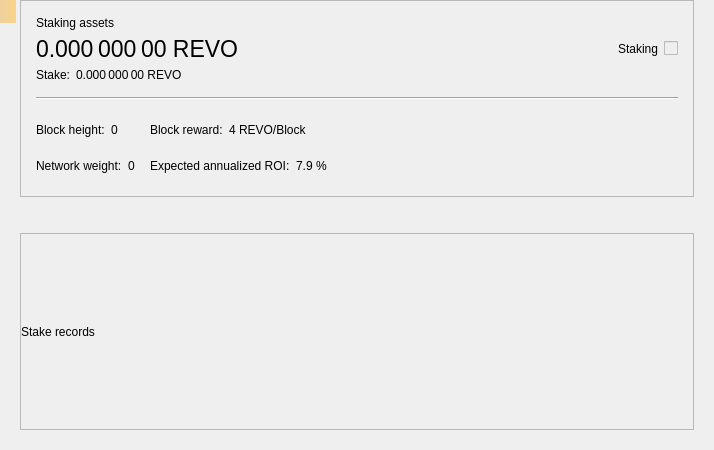
<?xml version="1.0" encoding="UTF-8"?>
<ui version="4.0">
 <class>StakePage</class>
 <widget class="QWidget" name="StakePage">
  <property name="geometry">
   <rect>
    <x>0</x>
    <y>0</y>
    <width>714</width>
    <height>450</height>
   </rect>
  </property>
  <property name="windowTitle">
   <string>Form</string>
  </property>
  <layout class="QVBoxLayout" name="verticalLayout_3">
   <property name="leftMargin">
    <number>20</number>
   </property>
   <property name="topMargin">
    <number>0</number>
   </property>
   <property name="rightMargin">
    <number>20</number>
   </property>
   <property name="bottomMargin">
    <number>20</number>
   </property>
   <item>
    <widget class="QFrame" name="frameStakeInfo">
     <property name="frameShape">
      <enum>QFrame::StyledPanel</enum>
     </property>
     <property name="frameShadow">
      <enum>QFrame::Raised</enum>
     </property>
     <layout class="QVBoxLayout" name="verticalLayout">
      <property name="spacing">
       <number>15</number>
      </property>
      <property name="leftMargin">
       <number>15</number>
      </property>
      <property name="topMargin">
       <number>15</number>
      </property>
      <property name="rightMargin">
       <number>15</number>
      </property>
      <property name="bottomMargin">
       <number>15</number>
      </property>
      <item>
       <layout class="QGridLayout" name="gridLayout_2">
        <property name="spacing">
         <number>6</number>
        </property>
        <item row="1" column="0">
         <widget class="QLabel" name="labelAssets">
          <property name="font">
           <font>
            <pointsize>17</pointsize>
           </font>
          </property>
          <property name="cursor">
           <cursorShape>IBeamCursor</cursorShape>
          </property>
          <property name="toolTip">
           <string>Your current spendable balance</string>
          </property>
          <property name="text">
           <string notr="true">0.000 000 00 REVO</string>
          </property>
          <property name="alignment">
           <set>Qt::AlignLeading|Qt::AlignLeft|Qt::AlignVCenter</set>
          </property>
          <property name="textInteractionFlags">
           <set>Qt::LinksAccessibleByMouse|Qt::TextSelectableByMouse</set>
          </property>
         </widget>
        </item>
        <item row="0" column="0">
         <widget class="QLabel" name="labelAssetsText">
          <property name="text">
           <string>Staking assets</string>
          </property>
          <property name="alignment">
           <set>Qt::AlignLeading|Qt::AlignLeft|Qt::AlignVCenter</set>
          </property>
         </widget>
        </item>
        <item row="1" column="2">
         <spacer name="horizontalSpacer_2">
          <property name="orientation">
           <enum>Qt::Horizontal</enum>
          </property>
          <property name="sizeHint" stdset="0">
           <size>
            <width>40</width>
            <height>20</height>
           </size>
          </property>
         </spacer>
        </item>
        <item row="4" column="0">
         <layout class="QHBoxLayout" name="horizontalLayout_5">
          <property name="spacing">
           <number>6</number>
          </property>
          <item>
           <widget class="QLabel" name="labelStakeText">
            <property name="sizePolicy">
             <sizepolicy hsizetype="Maximum" vsizetype="Preferred">
              <horstretch>0</horstretch>
              <verstretch>0</verstretch>
             </sizepolicy>
            </property>
            <property name="text">
             <string>Stake:</string>
            </property>
            <property name="alignment">
             <set>Qt::AlignLeading|Qt::AlignLeft|Qt::AlignVCenter</set>
            </property>
           </widget>
          </item>
          <item>
           <widget class="QLabel" name="labelStake">
            <property name="text">
             <string>0.000 000 00 REVO</string>
            </property>
            <property name="alignment">
             <set>Qt::AlignLeading|Qt::AlignLeft|Qt::AlignVCenter</set>
            </property>
            <property name="textInteractionFlags">
             <set>Qt::LinksAccessibleByMouse|Qt::TextSelectableByMouse</set>
            </property>
           </widget>
          </item>
          <item>
           <spacer name="horizontalSpacer_3">
            <property name="orientation">
             <enum>Qt::Horizontal</enum>
            </property>
            <property name="sizeType">
             <enum>QSizePolicy::Minimum</enum>
            </property>
            <property name="sizeHint" stdset="0">
             <size>
              <width>0</width>
              <height>0</height>
             </size>
            </property>
           </spacer>
          </item>
         </layout>
        </item>
        <item row="1" column="4">
         <widget class="QLabel" name="labelStaking">
          <property name="text">
           <string>Staking</string>
          </property>
         </widget>
        </item>
        <item row="1" column="5">
         <widget class="QSwitchControl" name="checkStake">
          <property name="enabled">
           <bool>false</bool>
          </property>
         </widget>
        </item>
       </layout>
      </item>
      <item>
       <widget class="Line" name="hLine">
        <property name="orientation">
         <enum>Qt::Horizontal</enum>
        </property>
       </widget>
      </item>
      <item>
       <layout class="QGridLayout" name="gridLayout">
        <property name="verticalSpacing">
         <number>6</number>
        </property>
        <item row="0" column="0">
         <layout class="QHBoxLayout" name="horizontalLayout">
          <property name="spacing">
           <number>6</number>
          </property>
          <item>
           <widget class="QLabel" name="labelHeightText">
            <property name="sizePolicy">
             <sizepolicy hsizetype="Maximum" vsizetype="Preferred">
              <horstretch>0</horstretch>
              <verstretch>0</verstretch>
             </sizepolicy>
            </property>
            <property name="text">
             <string>Block height:</string>
            </property>
            <property name="alignment">
             <set>Qt::AlignLeading|Qt::AlignLeft|Qt::AlignVCenter</set>
            </property>
           </widget>
          </item>
          <item>
           <widget class="QLabel" name="labelHeight">
            <property name="text">
             <string>0</string>
            </property>
            <property name="alignment">
             <set>Qt::AlignLeading|Qt::AlignLeft|Qt::AlignVCenter</set>
            </property>
            <property name="textInteractionFlags">
             <set>Qt::LinksAccessibleByMouse|Qt::TextSelectableByMouse</set>
            </property>
           </widget>
          </item>
          <item>
           <spacer name="horizontalSpacer_4">
            <property name="orientation">
             <enum>Qt::Horizontal</enum>
            </property>
            <property name="sizeType">
             <enum>QSizePolicy::Minimum</enum>
            </property>
            <property name="sizeHint" stdset="0">
             <size>
              <width>0</width>
              <height>0</height>
             </size>
            </property>
           </spacer>
          </item>
         </layout>
        </item>
        <item row="0" column="1">
         <layout class="QHBoxLayout" name="horizontalLayout_3">
          <property name="spacing">
           <number>6</number>
          </property>
          <item>
           <widget class="QLabel" name="labelRewardText">
            <property name="sizePolicy">
             <sizepolicy hsizetype="Maximum" vsizetype="Preferred">
              <horstretch>0</horstretch>
              <verstretch>0</verstretch>
             </sizepolicy>
            </property>
            <property name="text">
             <string>Block reward:</string>
            </property>
            <property name="alignment">
             <set>Qt::AlignLeading|Qt::AlignLeft|Qt::AlignVCenter</set>
            </property>
           </widget>
          </item>
          <item>
           <widget class="QLabel" name="labelReward">
            <property name="text">
             <string>4 REVO/Block</string>
            </property>
            <property name="alignment">
             <set>Qt::AlignLeading|Qt::AlignLeft|Qt::AlignVCenter</set>
            </property>
            <property name="textInteractionFlags">
             <set>Qt::LinksAccessibleByMouse|Qt::TextSelectableByMouse</set>
            </property>
           </widget>
          </item>
          <item>
           <spacer name="horizontalSpacer_6">
            <property name="orientation">
             <enum>Qt::Horizontal</enum>
            </property>
            <property name="sizeType">
             <enum>QSizePolicy::Minimum</enum>
            </property>
            <property name="sizeHint" stdset="0">
             <size>
              <width>0</width>
              <height>0</height>
             </size>
            </property>
           </spacer>
          </item>
         </layout>
        </item>
        <item row="0" column="2" rowspan="2">
         <spacer name="horizontalSpacer">
          <property name="orientation">
           <enum>Qt::Horizontal</enum>
          </property>
          <property name="sizeHint" stdset="0">
           <size>
            <width>40</width>
            <height>20</height>
           </size>
          </property>
         </spacer>
        </item>
        <item row="1" column="0">
         <layout class="QHBoxLayout" name="horizontalLayout_2">
          <property name="spacing">
           <number>6</number>
          </property>
          <item>
           <widget class="QLabel" name="labelWeightText">
            <property name="sizePolicy">
             <sizepolicy hsizetype="Maximum" vsizetype="Preferred">
              <horstretch>0</horstretch>
              <verstretch>0</verstretch>
             </sizepolicy>
            </property>
            <property name="text">
             <string>Network weight:</string>
            </property>
            <property name="alignment">
             <set>Qt::AlignLeading|Qt::AlignLeft|Qt::AlignVCenter</set>
            </property>
           </widget>
          </item>
          <item>
           <widget class="QLabel" name="labelWeight">
            <property name="text">
             <string>0</string>
            </property>
            <property name="alignment">
             <set>Qt::AlignLeading|Qt::AlignLeft|Qt::AlignVCenter</set>
            </property>
            <property name="textInteractionFlags">
             <set>Qt::LinksAccessibleByMouse|Qt::TextSelectableByMouse</set>
            </property>
           </widget>
          </item>
          <item>
           <spacer name="horizontalSpacer_5">
            <property name="orientation">
             <enum>Qt::Horizontal</enum>
            </property>
            <property name="sizeType">
             <enum>QSizePolicy::Minimum</enum>
            </property>
            <property name="sizeHint" stdset="0">
             <size>
              <width>0</width>
              <height>0</height>
             </size>
            </property>
           </spacer>
          </item>
         </layout>
        </item>
        <item row="1" column="1">
         <layout class="QHBoxLayout" name="horizontalLayout_4">
          <property name="spacing">
           <number>6</number>
          </property>
          <item>
           <widget class="QLabel" name="labelROIText">
            <property name="sizePolicy">
             <sizepolicy hsizetype="Maximum" vsizetype="Preferred">
              <horstretch>0</horstretch>
              <verstretch>0</verstretch>
             </sizepolicy>
            </property>
            <property name="text">
             <string>Expected annualized ROI:</string>
            </property>
            <property name="alignment">
             <set>Qt::AlignLeading|Qt::AlignLeft|Qt::AlignVCenter</set>
            </property>
           </widget>
          </item>
          <item>
           <widget class="QLabel" name="labelROI">
            <property name="text">
             <string>7.9 %</string>
            </property>
            <property name="alignment">
             <set>Qt::AlignLeading|Qt::AlignLeft|Qt::AlignVCenter</set>
            </property>
            <property name="textInteractionFlags">
             <set>Qt::LinksAccessibleByMouse|Qt::TextSelectableByMouse</set>
            </property>
           </widget>
          </item>
          <item>
           <spacer name="horizontalSpacer_7">
            <property name="orientation">
             <enum>Qt::Horizontal</enum>
            </property>
            <property name="sizeType">
             <enum>QSizePolicy::Minimum</enum>
            </property>
            <property name="sizeHint" stdset="0">
             <size>
              <width>0</width>
              <height>0</height>
             </size>
            </property>
           </spacer>
          </item>
         </layout>
        </item>
       </layout>
      </item>
     </layout>
    </widget>
   </item>
   <item>
    <spacer name="verticalSpacer">
     <property name="orientation">
      <enum>Qt::Vertical</enum>
     </property>
     <property name="sizeType">
      <enum>QSizePolicy::Fixed</enum>
     </property>
     <property name="sizeHint" stdset="0">
      <size>
       <width>20</width>
       <height>30</height>
      </size>
     </property>
    </spacer>
   </item>
   <item>
    <widget class="QFrame" name="frameStakeRecords">
     <property name="frameShape">
      <enum>QFrame::StyledPanel</enum>
     </property>
     <property name="frameShadow">
      <enum>QFrame::Raised</enum>
     </property>
     <layout class="QVBoxLayout" name="verticalLayout_2">
      <property name="leftMargin">
       <number>0</number>
      </property>
      <property name="topMargin">
       <number>0</number>
      </property>
      <property name="rightMargin">
       <number>0</number>
      </property>
      <property name="bottomMargin">
       <number>0</number>
      </property>
      <item>
       <widget class="QLabel" name="labelRecordsText">
        <property name="text">
         <string>Stake records</string>
        </property>
       </widget>
      </item>
     </layout>
    </widget>
   </item>
  </layout>
  <widget class="QLabel" name="labelAlerts">
   <property name="geometry">
    <rect>
     <x>0</x>
     <y>0</y>
     <width>16</width>
     <height>23</height>
    </rect>
   </property>
   <property name="visible">
    <bool>false</bool>
   </property>
   <property name="styleSheet">
    <string notr="true">QLabel { background-color: qlineargradient(x1: 0, y1: 0, x2: 1, y2: 0, stop:0 #F0D0A0, stop:1 #F8D488); color:#000000; }</string>
   </property>
   <property name="wordWrap">
    <bool>true</bool>
   </property>
   <property name="margin">
    <number>3</number>
   </property>
   <property name="textInteractionFlags">
    <set>Qt::TextSelectableByMouse</set>
   </property>
  </widget>
 </widget>
 <customwidgets>
  <customwidget>
   <class>QSwitchControl</class>
   <extends>QCheckBox</extends>
   <header>qt/qswitchcontrol.h</header>
  </customwidget>
 </customwidgets>
 <resources/>
 <connections/>
</ui>
